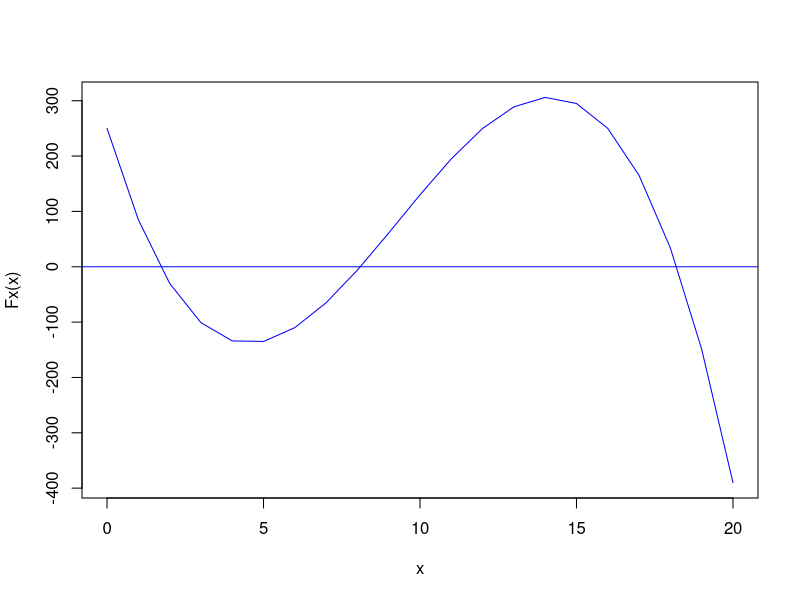
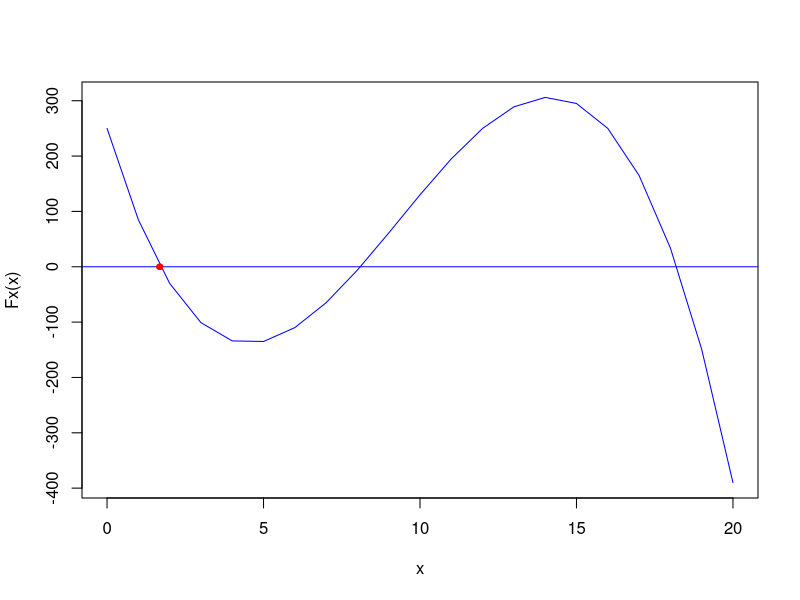
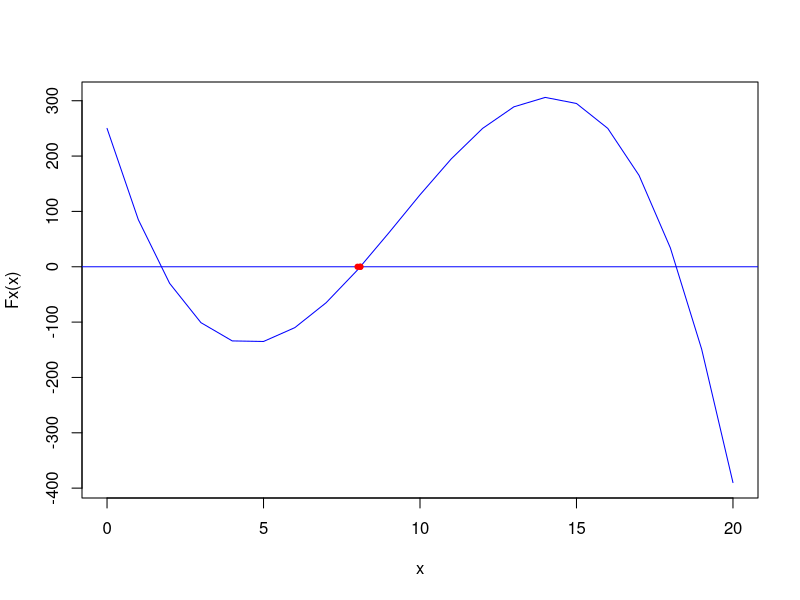
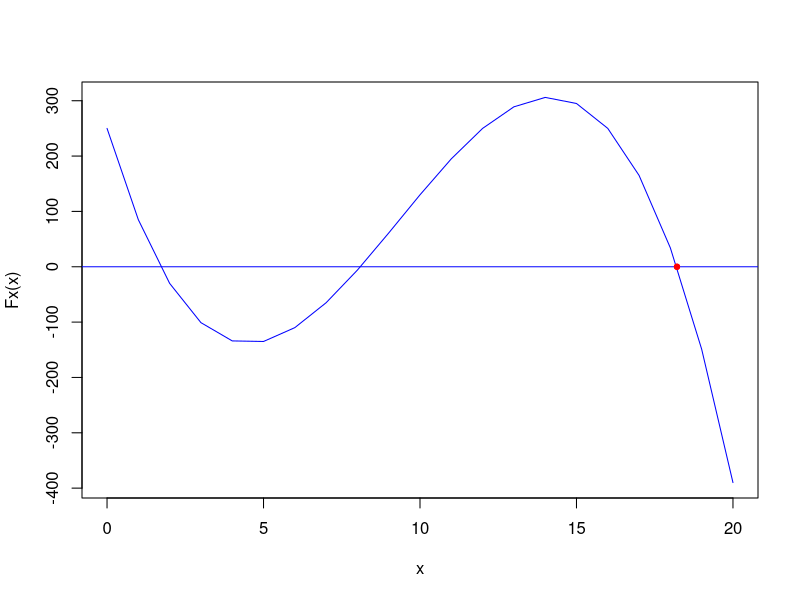
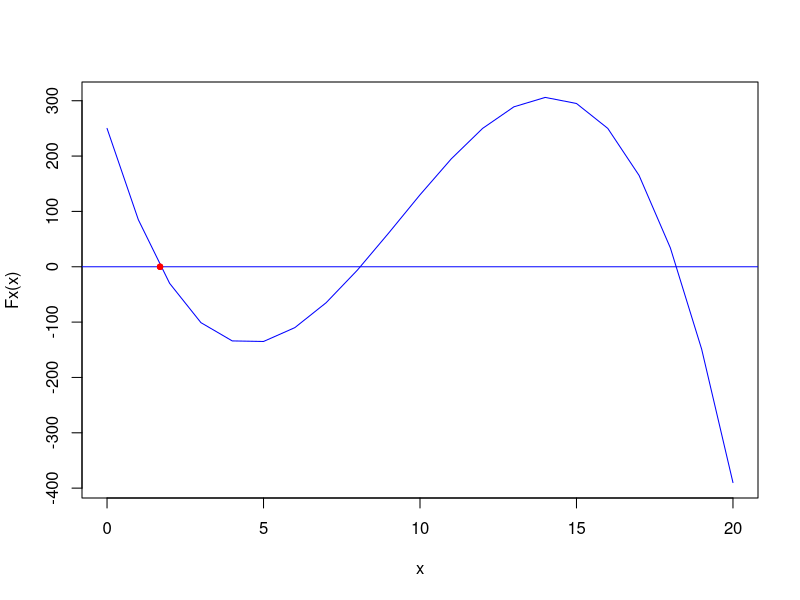
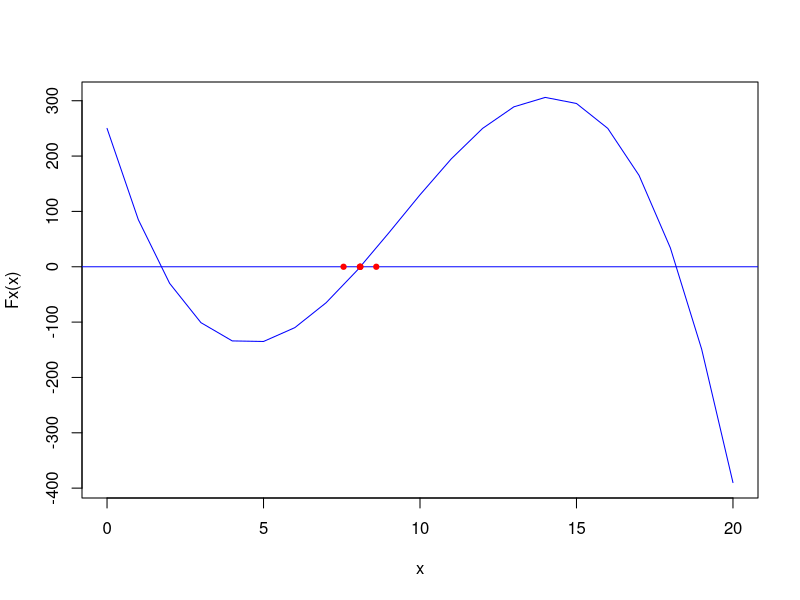
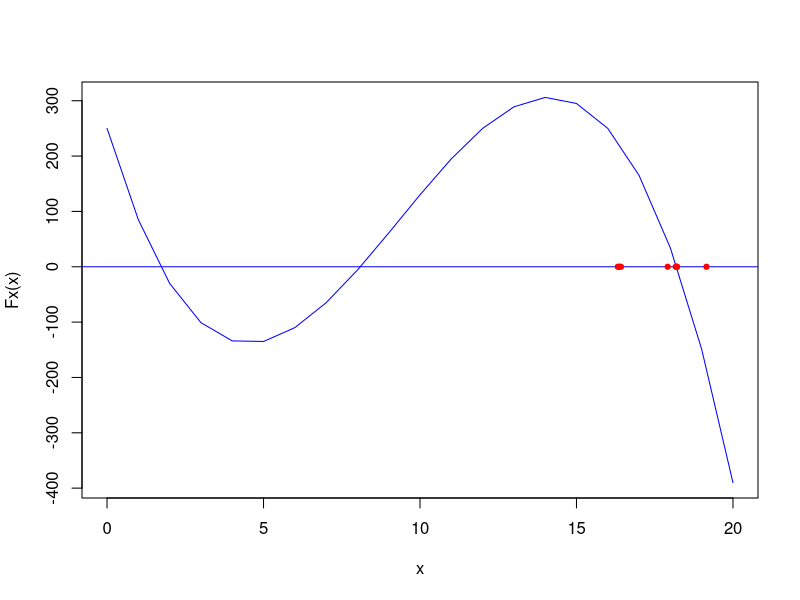
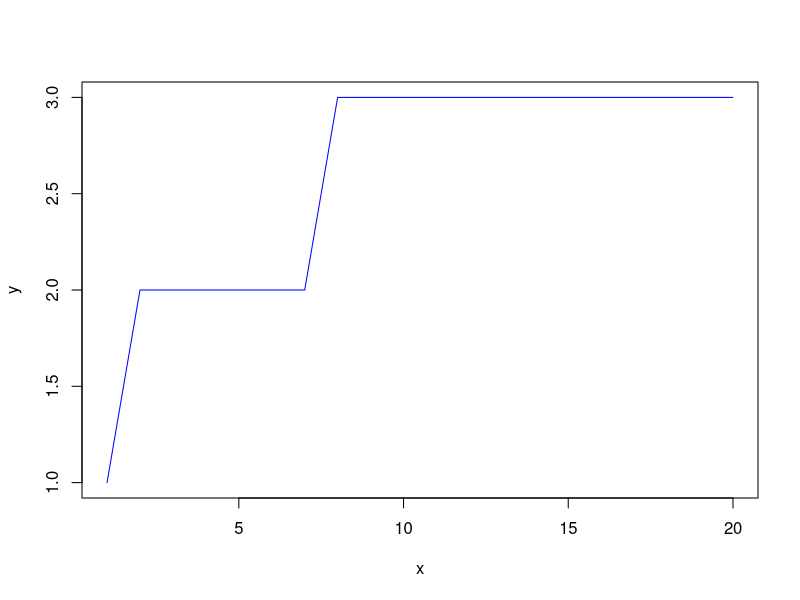

The R script that drew these images, in order:
## ---- chunk 1
knitr::opts_chunk$set(echo = TRUE)
## ---- chunk 2
# Horner
rm(list=ls())
horner <- function(p,n,x) {
  y<-p[c(1)]
  i<-1
  iter<-0
  while (i < n+1) {
    y<-x*y+p[c(i+1)]
    i<-i+1
    iter<-iter+2
  }
  cat("RES: ",y,"\n")
  cat("Operaciones: ",iter,"\n")
  iter<-0
  i<-n
  j<-1
  der<-0
  while (i > 0) {
    der[c(j)]<-(p[c(j)]*i)
    i<-i-1
    j<-j+1
  }
  i<-1
  y<-der[c(1)]
  while (i < n) {
    y<-x*y+der[c(i+1)]
    i<-i+1
    iter<-iter+2
  }
  cat("RES derivada : ",y,"\n")
  cat("Operaciones derivada: ",iter,"\n")
}
p<-c(2,0,-3,3,-4)
horner(p,4,-2)
cat("*************************" ,"\n")
p<-c(7,6,-6,0,3,-4)
horner(p,5,3)
cat("*************************" ,"\n")
p<-c(-5,0,3,0,2,-4,0)
horner(p,6,-1)


## ---- chunk 3

# programa busca intervalos donde es posible encontrar raices
rm(list=ls())
Fx <- function(x) -1*x^3+28*x^2-192*x+250
buscador <- function(a,b) {
  i<-a
  j<-a
  x<-Fx(a)
  y<-Fx(i)
  while (b > i) {
    y<-Fx(i)
    if (x*y < 0) 
    {
      cat("intervalo [",j," ",i,"]","\n") 
      x<-Fx(i)
      j<-i
    }
    i<-i+1
  }
}
buscador(0,100)
x<-seq(0,20,1)
plot(x,Fx(x),type="l",col="blue")
abline(h=0,col="blue")


## ---- chunk 4
# Metodo de Newton
rm(list=ls())
Fx <- function(x) -1*x^3+28*x^2-192*x+250
F1x <- function(x) -3*x^2+56*x-192
# Metodo de Newton
# Halla la raiz de 
Newton <- function(x0) {
  x<-seq(0,20,1)
  plot(x,Fx(x),type="l",col="blue")
  abline(h=0,col="blue")
  x<-x0-(Fx(x0)/F1x(x0))
  error <-1
  while (error > 1.e-4) {
    x<-x-(Fx(x)/F1x(x))
    if (Fx(x) == 0) break
    error<-abs(Fx(x)/F1x(x))
    points(rbind(c(x,0)),pch=19,cex=0.7,col="red")
    cat("X=",x,"\t","E=",error,"\n")
  }
}
Newton(0)
Newton(5.5)
Newton(19)

## ---- chunk 5
# Metodo de secante
# Remueve todos los objetos creados
rm(list=ls())
Fx <- function(x) -1*x^3+28*x^2-192*x+250
F1x <- function(x) -3*x^2+56*x-192
# Halla la raiz de Fx
secante <- function(x0,x1) {
  x<-seq(0,20,1)
  plot(x,Fx(x),type="l",col="blue")
  abline(h=0,col="blue")
  x<-(Fx(x1)*x0-Fx(x0)*x1)/(Fx(x1)-Fx(x0))
  error <-1
  while (error > 1.e-4) {
    x0<-x1
    x1<-x
    x<-(Fx(x1)*x0-Fx(x0)*x1)/(Fx(x1)-Fx(x0))
    if (Fx(x) == 0) break
    error<-abs(Fx(x)/F1x(x))
    points(rbind(c(x,0)),pch=19,cex=0.7,col="red")
    cat("X=",x,"\t","E=",error,"\n")
  }
}
secante(0,2)
secante(2,9)
secante(9,19)

## ---- chunk 6
# Remueve todos los objetos creados
 # Remueve todos los objetos creados
rm(list=ls())
raices <- function(n,E,x) {
  y<-0.5*(x+n/x)
  E2<-0
  while (E < abs(x-y)) {
    x<-y
    y<-0.5*(x+n/x)
    E2<-abs(x-y)
    cat("RES: ",y,"\t","E= ",E2,"Er ",E2/abs(y),"precision ",1-(E2/abs(y)),"\n")
  }
  
}
raices(7,1.e-6,3)


## ---- chunk 7
# Remueve todos los objetos creados
rm(list=ls())
cociente <- function(n) {
  i<- 1
  y<- 0
  while (n >0) {
    d<- (n%/%2)
    n<- (d/2)
    y[c(i)]<-d
    cat(i," ",d,"\n")
    i=i+1
    
  }
  
}
cociente(73)

## ---- chunk 8
x<-seq(1,20,1)
y<-c(1,2,2,2,2,2,2,3,3,3,3,3,3,3,3,3,3,3,3,3)
plot(x,y,type="l",col="blue")
abline(h=0,col="blue")
## ---- chunk 9
# Metodo de Newton
rm(list=ls())
Fx <- function(x) 8*sin(x)-3*sin(2*x)-2*cos(x)/2*sqrt((4*(cos(x))^2)+((sin(x))^2)-8*cos(x)-2*sin(x)+5)
F1x <- function(x) 18*sin(x)-32*sin(2*x)+18*sin(3*x)+408*cos(x)-240*cos(2*x)+72*cos(3*x)-9*cos(4*x)-231/(8*(((sin(x))^2)-2*sin(x)+(4*(cos(x))^2)-8*cos(x)+5)^1.5)
# Halla la raiz de 
Newton <- function(x0) {
  x<-seq(0,20,1)
  plot(x,Fx(x),type="l",col="blue")
  abline(h=0,col="blue")
  x<-x0-(Fx(x0)/F1x(x0))
  error <-1
  while (error > 1.e-4) {
    x<-x-(Fx(x)/F1x(x))
    if (Fx(x) == 0) break
    error<-abs(Fx(x)/F1x(x))
    points(rbind(c(x,0)),pch=19,cex=0.7,col="red")
    cat("X=",x,"\t","E=",error,"\n")
  }
}
Newton(0.5)

## ---- chunk 10
# Metodo de Newton
rm(list=ls())
Fx <- function(x) 2+cos(3*x)-(2-exp(x))
F1x <- function(x) exp(x)-3*sin(3*x)
# Halla la raiz de 
Newton <- function(x0) {
  x<-seq(-1.5,1.5,0.01)
  plot(x,Fx(x),type="l",col="blue")
  abline(h=0,col="blue")
  x<-x0-(Fx(x0)/F1x(x0))
  error <-1
  while (error > 1.e-4) {
    x<-x-(Fx(x)/F1x(x))
    if (Fx(x) == 0) break
    error<-abs(Fx(x)/F1x(x))
    points(rbind(c(x,0)),pch=19,cex=0.7,col="red")
    cat("X=",x,"\t","E=",error,"\n")
  }
}
Newton(0)

## ---- chunk 11
# Metodo de secante
rm(list=ls())
Fx <- function(x) 2+cos(3*x)-(2-exp(x))
F1x <- function(x) exp(x)-3*sin(3*x)
# Halla la raiz de Fx
secante <- function(x0,x1) {
  x<-seq(-1.5,1.5,0.01)
  plot(x,Fx(x),type="l",col="blue")
  abline(h=0,col="blue")
  x<-(Fx(x1)*x0-Fx(x0)*x1)/(Fx(x1)-Fx(x0))
  error <-1
  while (error > 1.e-4) {
    x0<-x1
    x1<-x
    x<-(Fx(x1)*x0-Fx(x0)*x1)/(Fx(x1)-Fx(x0))
    if (Fx(x) == 0) break
    error<-abs(Fx(x)/F1x(x))
    points(rbind(c(x,0)),pch=19,cex=0.7,col="red")
    cat("X=",x,"\t","E=",error,"\n")
  }
}
secante(-1,0)

## ---- chunk 12
# Remueve todos los objetos creados
rm(list=ls())
Fx <- function(x) exp(-x) + x -2

# Halla la raiz de Fx
deci<- function(a,b) {
  x<-seq(a,b,0.1)
  plot(x,Fx(x),type="l",col="blue")
  abline(h=0,col="blue")
  x<-a
  d<-(b-a)/10
  i<-0
  error<-abs(a-b)/2
  while (error > 1.e-4) {
    i<-i+1
    x<-x+d
    if (Fx(x) == 0) break
    if (Fx(x)*Fx(a) < 0)
    {
      x<-x-d
      d<-d/10
    }
    points(rbind(c(x,0)),pch=17,cex=0.7,col="red")
    text(x,0,i,cex=0.8,col="red")
    error<-d
    cat("X=",x,"\tE=",error,"\n")
  }
}
deci(-3,0)


## ---- chunk 13
# programa busca intervalos donde es posible encontrar raices
rm(list=ls())
Fx <- function(x) 1+exp(x)-5*x
buscador <- function(a,b) {
  i<-a
  j<-a
  x<-Fx(a)
  y<-Fx(i)
  while (b > i) {
    y<-Fx(i)
    if (x*y < 0) 
    {
      cat("intervalo [",j," ",i,"]","\n") 
      x<-Fx(i)
      j<-i
    }
    i<-i+1
  }
}
buscador(0,100)
x<-seq(0,3,0.0001)
plot(x,Fx(x),type="l",col="blue")
abline(h=0,col="blue")
## ---- chunk 14
# Remueve todos los objetos creados
rm(list=ls())
Fx <- function(x) exp(x) +1-5*x
gx<- function(x) (exp(x) +1)/5
# Halla la raiz de Fx
fijo<- function(a) {
  x<-seq(0,1,0.001)
  plot(x,Fx(x),type="l",col="blue")
  abline(h=0,col="blue")
  x<-gx(a)
  i<-1
  error<-1
  while (error > 1.e-4) {
    error<-abs(gx(x)-x)
    x<-gx(x)
    i<-i+1
    points(rbind(c(x,0)),pch=17,cex=0.7,col="red")
    text(x,0,i,cex=0.8,col="red")
    cat("X=",x,"\tE=",error,"\n")
  }
}
fijo(0.5)
## ---- chunk 15
# Remueve todos los objetos creados
rm(list=ls())
Fx <- function(x) exp(x) +1-5*x
gx<- function(x) (exp(x) +1)/5
# Halla la raiz de Fx
fijo<- function(a) {
  x<-seq(0,1,0.001)
  plot(x,Fx(x),type="l",col="blue")
  abline(h=0,col="blue")
  x<-gx(a)
  i<-1
  error<-1
  while (6 > i) {
    error<-abs(gx(x)-x)
    x<-gx(x)
    i<-i+1
    points(rbind(c(x,0)),pch=17,cex=0.7,col="red")
    text(x,0,i,cex=0.8,col="red")
    cat("X=",x,"\tE=",error,"\n")
  }
}
fijo(0.5)


